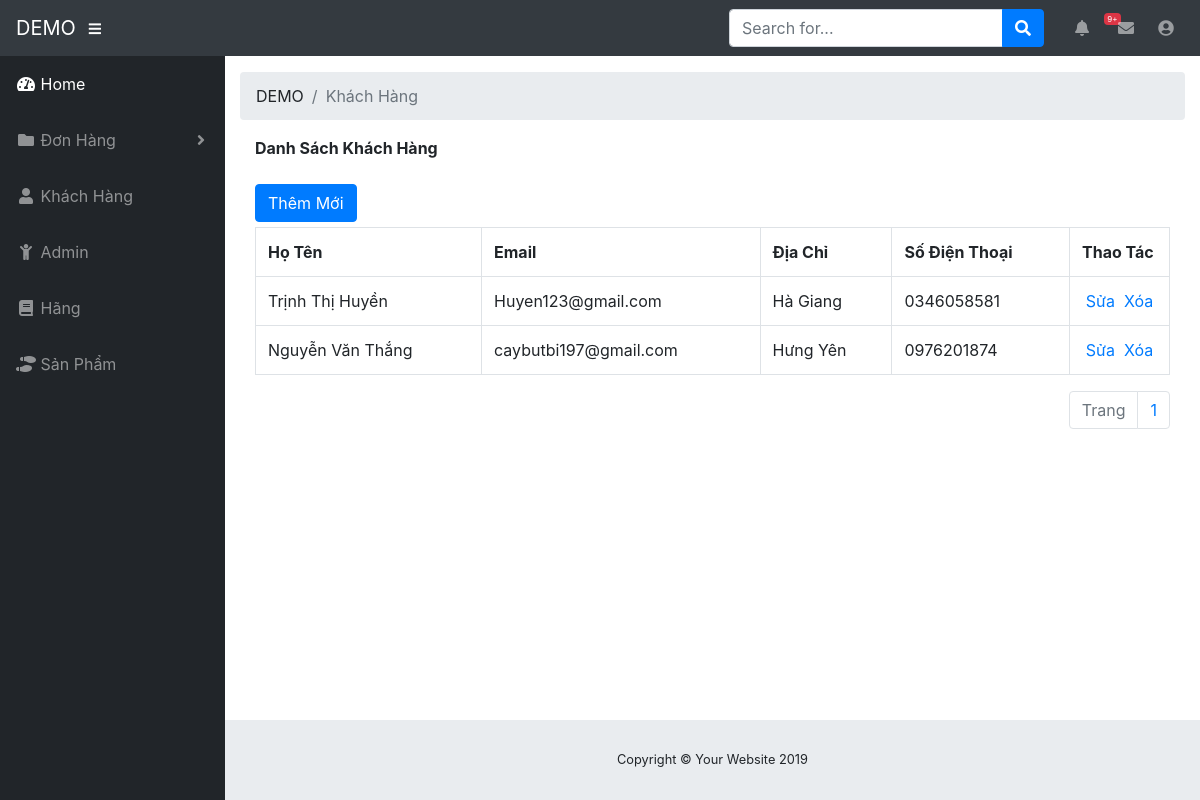
The page /admin/list-user (signed in) on the database its author committed.
### tables this page shows
CREATE TABLE `tbl_user` (
  `id` int(11) NOT NULL,
  `email` varchar(500) NOT NULL,
  `password` varchar(500) NOT NULL,
  `fullname` varchar(500) NOT NULL,
  `address` varchar(500) NOT NULL,
  `phone` varchar(10) NOT NULL,
  `created_at` datetime NOT NULL DEFAULT CURRENT_TIMESTAMP
);

### Controllers/Backend/userController.php (called while the page is built, shortened)
<?php
	include "Models/Backend/userModel.php";
	class userController extends baseController{
		public function listUser(){
			$total = $this->total();
			$recordPerPage = 3;
			$num_page = ceil($total/$recordPerPage);
			$p = isset($_GET["p"])&&$_GET["p"]>0 ? ($_GET["p"]-1):0;
			$from = $p*$recordPerPage;
			$list_record = $this->fetchAll($from,$recordPerPage);
			$this->setView("Views/Backend/user.php", array("list_record"=>$list_record,"num_page"=>$num_page));
		}
	}
 ?>

### Core/route.php (called while the page is built, shortened)
<?php
	$area = isset($_GET["area"])?$_GET["area"]:"";
	$controller = isset($_GET["controller"])?$_GET["controller"]:"home";
	$action = isset($_GET["action"])?$_GET["action"]:"index";
	$folder_area = "Frontend";
	if($area == "admin"){
		$folder_area = "Backend";
	}
	$fileController = "Controllers/$folder_area/".$controller."Controller.php";
	if(file_exists($fileController)){
		$classController = $controller."Controller";
		if(class_exists($classController)){
			$obj = new $classController();
			if(method_exists($classController,$action)){
				$obj->$action();
			}else{
				die("<h4>Hàm $action không tồn tại</h4><br><a href='index.php?area=admin'>Quay lại</a>");
			}
		}
	}else
		die("<h4>File $fileController không tồn tại</h4><br><a href='index.php?area=admin'>Quay lại</a>");
 ?>

### index.php (called while the page is built, shortened)
<?php
	include "Core/route.php";
 ?>

### Models/Backend/userModel.php (called while the page is built, shortened)
<?php
	trait userModel{
		public function fetchAll($from, $recordPerPage){
			$db = connection::getInstance();
			$query = $db->prepare("select * from tbl_user order by id desc limit $from, $recordPerPage");
			$query->setFetchMode(PDO::FETCH_OBJ);
			$query->execute();
			$arr = $query->fetchAll();
			return $arr;
		}
		public function total(){
			$db = connection::getInstance();
			$query_total = $db->prepare("select id from tbl_user");
			$query_total->execute();
			$total = $query_total->rowCount();
			return $total;
		}
	}
 ?>

### Views/Backend/user.php (the view, shortened to what this page needs)
<ol class="breadcrumb">
   <li class="breadcrumb-item">
      DEMO
   </li>
   <li class="breadcrumb-item active">Khách Hàng</li>
</ol>
<div class="col-md-12">
	      <div class="panel-heading" style="font-weight: bold;">Danh Sách Khách Hàng</div>
      <br>
   <div style="margin-bottom:5px;">
      <a href="admin/list-user/them-moi" class="btn btn-primary">Thêm Mới</a>
   </div>
   <div class="panel panel-primary">
      <div class="panel-body">
         <table class="table table-bordered table-hover">
            <tr>
               <th>Họ Tên</th>
               <th>Email</th>
               <th>Địa Chỉ</th>
               <th>Số Điện Thoại</th>
               <th style="width:100px;">Thao Tác</th>
            </tr>
            <?php foreach($list_record as $rows): ?>
            <tr>
               <td><?php echo $rows->fullname; ?></td>
               <td><?php echo $rows->email; ?></td>
               <td><?php echo $rows->address; ?></td>
               <td><?php echo $rows->phone; ?></td>
               <td style="text-align:center;">
                  <a href="admin/list-user/sua/<?php echo $rows->id; ?>">Sửa</a>&nbsp;
                  <a href="index.php?area=admin&controller=user&action=delete&id=<?php echo $rows->id; ?>" onclick="return window.confirm('Are you sure?');">Xóa</a>
               </td>
            </tr>
            <?php endforeach; ?>
         </table>
         <ul class="pagination" style="float: right;">
            <li class="page-item disabled"><a class="page-link" href="#">Trang</a></li>
            <?php for($i = 1; $i <= $num_page; $i++): ?>
            <li class="page-item"><a class="page-link" href="admin/list-user/trang/<?php echo $i; ?>"><?php echo $i; ?></a></li>
            <?php endfor; ?>
         </ul>
      </div>
   </div>
</div>

### Views/Backend/user.php (style rules this page uses)
.pagination { padding:0px; margin:0px; }

### rows shown on the page
tbl_user: fullname "Trịnh Thị Huyền", email "Huyen123@gmail.com", address "Hà Giang", phone "0346058581"
tbl_user: fullname "Nguyễn Văn Thắng", email "caybutbi197@gmail.com", address "Hưng Yên", phone "0976201874"
